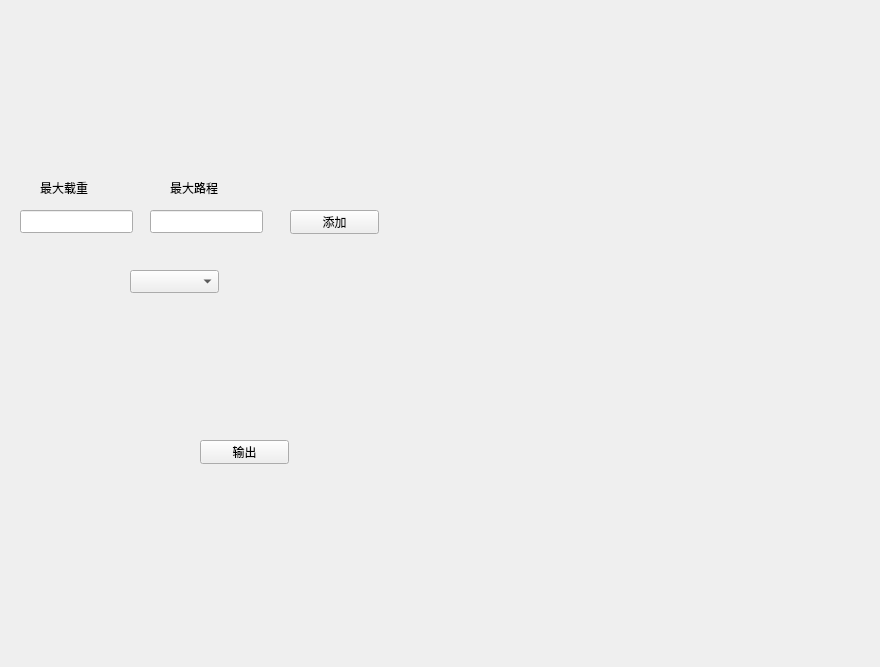
<?xml version="1.0" encoding="UTF-8"?>
<ui version="4.0">
 <class>MainWindow</class>
 <widget class="QMainWindow" name="MainWindow">
  <property name="geometry">
   <rect>
    <x>0</x>
    <y>0</y>
    <width>880</width>
    <height>667</height>
   </rect>
  </property>
  <property name="windowTitle">
   <string>MainWindow</string>
  </property>
  <widget class="QWidget" name="centralWidget">
   <widget class="QPushButton" name="pushButton">
    <property name="geometry">
     <rect>
      <x>290</x>
      <y>210</y>
      <width>89</width>
      <height>24</height>
     </rect>
    </property>
    <property name="text">
     <string>添加</string>
    </property>
   </widget>
   <widget class="QComboBox" name="comboBox">
    <property name="geometry">
     <rect>
      <x>130</x>
      <y>270</y>
      <width>89</width>
      <height>23</height>
     </rect>
    </property>
   </widget>
   <widget class="QPushButton" name="pushButton_2">
    <property name="geometry">
     <rect>
      <x>200</x>
      <y>440</y>
      <width>89</width>
      <height>24</height>
     </rect>
    </property>
    <property name="text">
     <string>输出</string>
    </property>
   </widget>
   <widget class="QLineEdit" name="weigtht">
    <property name="geometry">
     <rect>
      <x>20</x>
      <y>210</y>
      <width>113</width>
      <height>23</height>
     </rect>
    </property>
   </widget>
   <widget class="QLineEdit" name="length">
    <property name="geometry">
     <rect>
      <x>150</x>
      <y>210</y>
      <width>113</width>
      <height>23</height>
     </rect>
    </property>
   </widget>
   <widget class="QLabel" name="label">
    <property name="geometry">
     <rect>
      <x>40</x>
      <y>180</y>
      <width>72</width>
      <height>15</height>
     </rect>
    </property>
    <property name="text">
     <string>最大载重</string>
    </property>
   </widget>
   <widget class="QLabel" name="label_2">
    <property name="geometry">
     <rect>
      <x>170</x>
      <y>180</y>
      <width>72</width>
      <height>15</height>
     </rect>
    </property>
    <property name="text">
     <string>最大路程</string>
    </property>
   </widget>
  </widget>
  <widget class="QMenuBar" name="menuBar">
   <property name="geometry">
    <rect>
     <x>0</x>
     <y>0</y>
     <width>880</width>
     <height>25</height>
    </rect>
   </property>
  </widget>
 </widget>
 <layoutdefault spacing="6" margin="11"/>
 <resources/>
 <connections/>
</ui>
